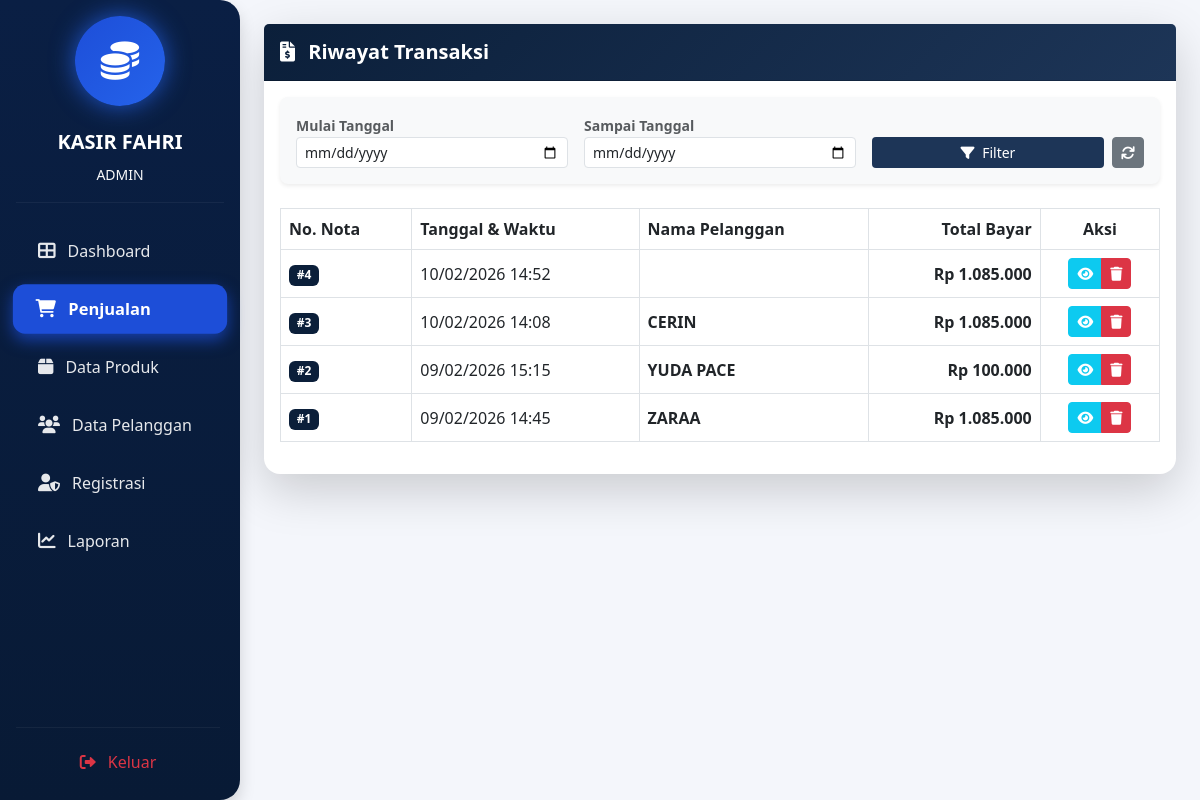
/admin/penjualan/index.php (signed in), run on the app's committed database.
### tables this page shows
CREATE TABLE `penjualan` (
  `PenjualanID` int(11) NOT NULL,
  `TanggalPenjualan` datetime NOT NULL DEFAULT current_timestamp(),
  `Totalharga` decimal(10,2) NOT NULL,
  `PelangganID` int(11) NOT NULL
);

CREATE TABLE `pelanggan` (
  `PelangganID` int(11) NOT NULL,
  `NamaPelanggan` varchar(255) NOT NULL,
  `Alamat` text NOT NULL,
  `NomorTelepon` varchar(15) NOT NULL
);

### admin/penjualan/index.php (the view, shortened to what this page needs)
<?php
include '../../main/connect.php';
?>
<!DOCTYPE html>
<html lang="id">
<head>
    <link href="https://cdn.jsdelivr.net/npm/bootstrap@5.3.0/dist/css/bootstrap.min.css" rel="stylesheet">
    <link rel="stylesheet" href="https://cdnjs.cloudflare.com/ajax/libs/font-awesome/6.0.0/css/all.min.css">
</head>
<body>
<div class="d-flex">
    <div class="no-print">
        <?php include '../../template/sidebar.php'; ?>
    </div>
    <div class="container-fluid p-4">
        <div class="card border-0 shadow-lg rounded-4">
            <div class="card-header py-3 d-flex justify-content-between align-items-center">
                <h5 class="fw-bold m-0">
                    <i class="fas fa-file-invoice-dollar me-2"></i> Riwayat Transaksi
                </h5>
            </div>
            <div class="card-body">
                <div class="card bg-light border-0 mb-4 no-print shadow-sm rounded-3">
                    <div class="card-body">
                        <form method="GET" class="row g-3 align-items-end">
                            <div class="col-md-4">
                                <label class="small fw-bold text-muted">Mulai Tanggal</label>
                                <input type="date" name="tgl_mulai" class="form-control form-control-sm" value="<?= $_GET['tgl_mulai'] ?? ''; ?>" required>
                            </div>
                            <div class="col-md-4">
                                <label class="small fw-bold text-muted">Sampai Tanggal</label>
                                <input type="date" name="tgl_selesai" class="form-control form-control-sm" value="<?= $_GET['tgl_selesai'] ?? ''; ?>" required>
                            </div>
                            <div class="col-md-4 d-flex gap-2">
                                <button type="submit" class="btn btn-sm btn-navy flex-grow-1">
                                    <i class="fas fa-filter me-1"></i> Filter
                                </button>
                                <a href="index.php" class="btn btn-sm btn-secondary">
                                    <i class="fas fa-sync"></i>
                                </a>
                            </div>
                        </form>
                    </div>
                </div>
                <?php
                $tgl_mulai = $_GET['tgl_mulai'] ?? '';
                $tgl_selesai = $_GET['tgl_selesai'] ?? '';
                if ($tgl_mulai != '' && $tgl_selesai != '') {
                    $query_str = "SELECT * FROM penjualan
                                  JOIN pelanggan ON penjualan.PelangganID = pelanggan.PelangganID
                                  WHERE TanggalPenjualan BETWEEN '$tgl_mulai 00:00:00' AND '$tgl_selesai 23:59:59'
                                  ORDER BY PenjualanID DESC";
                    echo "<div class='alert alert-info py-2 small no-print'>
                            <i class='fas fa-info-circle me-2'></i>
                            Menampilkan data dari <strong>$tgl_mulai</strong> sampai <strong>$tgl_selesai</strong>
                          </div>";
                } else {
                    $query_str = "SELECT * FROM penjualan
                                  JOIN pelanggan ON penjualan.PelangganID = pelanggan.PelangganID
                                  ORDER BY PenjualanID DESC";
                }
                $sql = mysqli_query($conn, $query_str);
                ?>
                <div class="table-responsive">
                    <table class="table table-hover align-middle table-bordered">
                        <thead>
                            <tr>
                                <th>No. Nota</th>
                                <th>Tanggal & Waktu</th>
                                <th>Nama Pelanggan</th>
                                <th class="text-end">Total Bayar</th>
                                <th class="text-center no-print">Aksi</th>
                            </tr>
                        </thead>
                        <tbody>
                            <?php
                            while($d = mysqli_fetch_array($sql)){
                            ?>
                            <tr>
                                <td><span class="badge badge-nota">#<?= $d['PenjualanID']; ?></span></td>
                                <td><?= date('d/m/Y H:i', strtotime($d['TanggalPenjualan'])); ?></td>
                                <td class="fw-semibold"><?= strtoupper($d['NamaPelanggan']); ?></td>
                                <td class="total-text text-end">Rp <?= number_format($d['Totalharga'],0,',','.'); ?></td>
                                <td class="text-center no-print">
                                    <div class="btn-group">
                                        <a href="detail.php?id=<?= $d['PenjualanID']; ?>" class="btn btn-sm btn-info text-white">
                                            <i class="fas fa-eye"></i>
                                        </a>
                                        <a href="hapus.php?id=<?= $d['PenjualanID']; ?>" class="btn btn-sm btn-danger" onclick="return confirm('Menghapus transaksi akan mengembalikan stok produk. Yakin?')">
                                            <i class="fas fa-trash"></i>
                                        </a>
                                    </div>
                                </td>
                            </tr>
                            <?php } ?>
                        </tbody>
                    </table>
                </div>
            </div>
        </div>
    </div>
</div>
</body>
</html>

### template/sidebar.php (shortened to what this page needs)
<?php
$current_dir = basename(dirname($_SERVER['PHP_SELF']));
$role = $_SESSION['role'] ?? '';
?>
<link rel="stylesheet" href="https://cdnjs.cloudflare.com/ajax/libs/font-awesome/6.0.0/css/all.min.css">
<div class="sidebar-navy text-white p-3 shadow" style="min-height: 100vh; width: 240px; position: fixed; z-index: 1000;">
    <div class="sidebar-logo" title="Kasir Fahri">
        <i class="fas fa-coins"></i>
    </div>
    <div class="text-center mb-3">
        <h5 class="fw-bold text-white">KASIR FAHRI</h5>
        <small class="text-light text-uppercase"><?= $role; ?></small>
    </div>
    <hr class="mb-4">
    <ul class="nav nav-pills flex-column mb-auto">
        <li>
            <a href="../dashboard/index.php" class="nav-link <?= ($current_dir == 'dashboard') ? 'active' : ''; ?>">
                <i class="fas fa-th-large"></i> Dashboard
            </a>
        </li>
        <li>
            <a href="../penjualan/index.php" class="nav-link <?= ($current_dir == 'penjualan') ? 'active' : ''; ?>">
                <i class="fas fa-cart-shopping"></i> Penjualan
            </a>
        </li>
        <li>
            <a href="../produk/index.php" class="nav-link <?= ($current_dir == 'produk') ? 'active' : ''; ?>">
                <i class="fas fa-box"></i> Data Produk
            </a>
        </li>
        <?php if ($role == 'admin' || $role == 'petugas'): ?>
            <li>
                <a href="../pelanggan/index.php" class="nav-link <?= ($current_dir == 'pelanggan') ? 'active' : ''; ?>">
                    <i class="fas fa-users"></i> Data Pelanggan
                </a>
            </li>
        <?php endif; ?>
        <?php if ($role == 'admin'): ?>
            <li>
                <a href="../petugas/index.php" class="nav-link <?= ($current_dir == 'petugas') ? 'active' : ''; ?>">
                    <i class="fas fa-user-shield"></i> Registrasi
                </a>
            </li>
        <?php endif; ?>
        <li>
            <a href="../laporan/index.php" class="nav-link <?= ($current_dir == 'laporan') ? 'active' : ''; ?>">
                <i class="fas fa-chart-line"></i> Laporan
            </a>
        </li>
    </ul>
    <div style="position: absolute; bottom: 20px; width: 85%;">
        <hr>
        <a href="../../auth/logout.php" class="btn btn-outline-danger w-100 border-0 logout-btn"
            onclick="return confirm('Yakin ingin keluar?')">
            <i class="fas fa-sign-out-alt me-2"></i> Keluar
        </a>
    </div>
</div>

### admin/penjualan/index.php (style rules this page uses)
body { background: #f4f6fb; }
.card-header { background: linear-gradient(135deg, #0b1f3a, #1d3557); color: white; }
.btn-navy { background-color: #1d3557; color: white; }
table thead { background-color: #1d3557; color: white; }
.badge-nota { background-color: #0b1f3a; }
.total-text { color: #1d3557; font-weight: bold; }

### template/sidebar.php (style rules this page uses)
.sidebar-navy { background: linear-gradient(180deg, #0a1f44, #081a35); transition: all 0.3s ease; border-radius: 0 20px 20px 0; }
.nav-pills .nav-link { transition: all 0.3s ease; border-radius: 12px; margin-bottom: 10px; padding: 12px 22px; color: rgba(255, 255, 255, 0.9) !important; font-weight: 500; display: flex; align-items: center; justify-content: flex-start; }
.nav-pills .nav-link.active { background-color: #1d4ed8 !important; color: #fff !important; font-weight: bold; transform: scale(1.03); box-shadow: 0 6px 16px rgba(29, 78, 216, 0.7); }
.nav-link i { margin-right: 12px; transition: transform 0.3s, color 0.3s; font-size: 1.1rem; }
.sidebar-logo { width: 90px; height: 90px; background: linear-gradient(135deg, #1d4ed8, #2563eb); border-radius: 50%; display: flex; align-items: center; justify-content: center; margin: 0 auto 1.5rem; font-size: 2.4rem; box-shadow: 0 0 25px rgba(37, 99, 235, 0.8); transition: transform 0.3s ease; cursor: pointer; }
hr { border-top: 1px solid rgba(255,255,255,0.2); }
.logout-btn { border-radius: 12px; font-weight: 500; transition: all 0.25s ease; }

### data on the page
penjualan: PenjualanID "4", TanggalPenjualan "10/02/2026 14:52", Totalharga "1.085.000"
penjualan: PenjualanID "3", TanggalPenjualan "10/02/2026 14:08", PelangganID.NamaPelanggan "CERIN", Totalharga "1.085.000"
penjualan: PenjualanID "2", TanggalPenjualan "09/02/2026 15:15", PelangganID.NamaPelanggan "YUDA PACE", Totalharga "100.000"
penjualan: PenjualanID "1", TanggalPenjualan "09/02/2026 14:45", PelangganID.NamaPelanggan "ZARAA", Totalharga "1.085.000"

### other printed values
$role "ADMIN"
